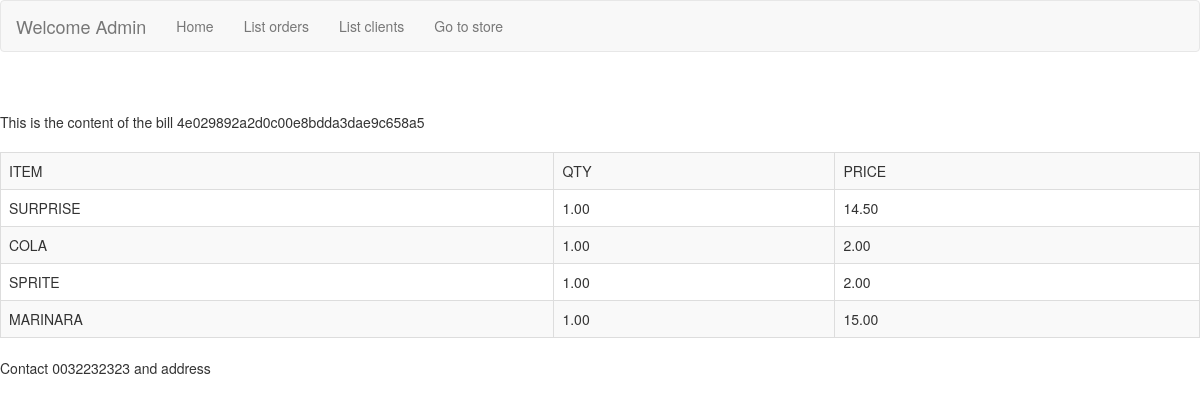
The app's page /admin/index.php?menuitem=show_bill&idf=4e029892a2d0c00e8bdda3dae9c658a5 with its own data.
### tables this page shows
CREATE TABLE `order_details` (
  `IDO` int(11) NOT NULL,
  `OUID` varchar(200) DEFAULT NULL,
  `PROD` varchar(200) DEFAULT NULL,
  `QTY` decimal(10,2) DEFAULT NULL,
  `PRICE` decimal(10,2) DEFAULT NULL,
  `DTREG` datetime NOT NULL DEFAULT CURRENT_TIMESTAMP,
  `STATUS` int(11) DEFAULT '1'
);

CREATE TABLE `orders` (
  `OID` int(11) NOT NULL,
  `OUID` varchar(200) DEFAULT NULL,
  `EMAIL` varchar(200) DEFAULT NULL,
  `TEL` varchar(200) DEFAULT NULL,
  `DTREG` datetime NOT NULL DEFAULT CURRENT_TIMESTAMP,
  `ADDRESS` text,
  `STATUS` int(11) DEFAULT '1'
);

### admin/show_bill.php (the view)
<?php
	if(!isset($_REQUEST['idf']))  { EXIT("Error on page "); }  else
	{
	$idf=$_REQUEST['idf'];
$sql="
SELECT   order_details.OUID, order_details.PROD,order_details.QTY, order_details.PRICE ,orders.TEL, orders.ADDRESS
from order_details  , orders
where
order_details.OUID=orders.OUID
and orders.OUID=? ";
$stmt = $conn->prepare($sql);
$stmt->bind_param("s",$idf);
$stmt->execute();
$stmt->bind_result($oidu,$prod , $qty,$price,$tel,$adr );
$stmt->store_result();
  if ($stmt->num_rows>0)
{
echo   "This is the content of the bill  ".$idf;  echo "</BR> </BR> ";
echo "<table id='example' class='table table-striped table-bordered' style='width:100%'>
<tr>
			<td>   ITEM </td>
		    <td>   QTY </td>
		    <td>   PRICE </td>
			</tr>
";
while ($stmt->fetch())
{
  echo "
            <tr>
			 <td> $prod </td>
		     <td> $qty </td>
		     <td> $price </td>
			</tr>
	";
  }
  echo "
	</table> ";
	echo  "Contact ".$tel."  and address ".$adr;
}
	}
	?>

### records on screen
order_details: PROD "SURPRISE", QTY "1.00", PRICE "14.50"
order_details: PROD "COLA", QTY "1.00", PRICE "2.00"
order_details: PROD "SPRITE", QTY "1.00", PRICE "2.00"
order_details: PROD "MARINARA", QTY "1.00", PRICE "15.00"
orders: TEL "0032232323"

### other values on screen
$idf "4e029892a2d0c00e8bdda3dae9c658a5"
